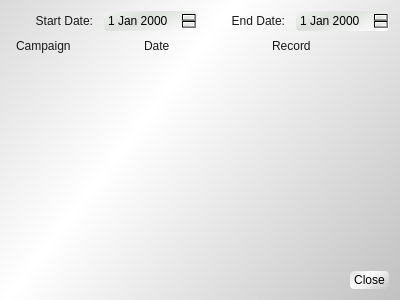
<?xml version="1.0" encoding="UTF-8"?>
<ui version="4.0">
 <class>Dialog</class>
 <widget class="QDialog" name="Dialog">
  <property name="geometry">
   <rect>
    <x>0</x>
    <y>0</y>
    <width>400</width>
    <height>300</height>
   </rect>
  </property>
  <property name="windowTitle">
   <string>Dialog</string>
  </property>
  <property name="styleSheet">
   <string notr="true">QWidget {
	background-color: rgba(0, 0, 0, 0);
    border-radius: 4px;
    padding: 2px;
	font: 10pt &quot;Lato&quot;;
}

QWidget#MainWindow, QWidget#Dialog{
     background-color: qlineargradient(spread:reflect, x1:0.262, y1:0.573773, x2:1, y2:1, stop:0 rgb(255, 255, 255), stop:1 rgb(193, 193, 193));
}

QLabel {
	background-color: qlineargradient(spread:reflect, x1:0.607246, y1:0.346, x2:0.623037, y2:1, stop:0 rgba(8, 120, 0, 0), stop:1 rgba(15, 76, 0, 0));
	font: 12pt &quot;Lato&quot;;
    color: rgb(24, 24, 24);
}

QMenuBar {
    border-radius: 1px;
	background-color: qlineargradient(spread:reflect, x1:0.607246, y1:0.346, x2:0.623037, y2:1, stop:0 rgba(8, 120, 0, 255), stop:1 rgba(15, 76, 0, 255));
    color: rgb(240, 240, 240);
}

QStatusBar {
    border-radius: 1px;
	background-color: qlineargradient(spread:reflect, x1:0.607246, y1:0.346, x2:0.623037, y2:1, stop:0 rgba(8, 120, 0, 255), stop:1 rgba(15, 76, 0, 255));
    color: rgb(240, 240, 240);
}

QFrame[frameShape=&quot;4&quot;], QFrame[frameShape=&quot;5&quot;]{
	background-color: rgba(8, 120, 0, 255);
}

QPushButton{
     background-color: qlineargradient(spread:reflect, x1:0.262, y1:0.573773, x2:1, y2:1, stop:0 rgba(255, 255, 255, 255), stop:1 rgba(193, 193, 193, 120));
    padding-left: 4px;
    padding-right: 4px;
}

QPushButton:hover{
     background-color: qlineargradient(spread:reflect, x1:0.262, y1:0.573773, x2:1, y2:1, stop:0 rgba(255, 255, 255, 255), stop:1 rgba(220, 223, 220, 120));
}

QPushButton:pressed{
     background-color: qlineargradient(spread:reflect, x2:0.262, y2:0.573773, x1:1, y1:1, stop:0 rgba(255, 255, 255, 255), stop:1 rgba(220, 223, 220, 120));
}

QDateEdit{
     background-color: qlineargradient(spread:reflect, x2:0.262, y2:0.573773, x1:1, y1:1, stop:0 rgba(255, 255, 255, 255), stop:1 rgba(220, 223, 220, 250));
}

QDateEdit:hover{
      background-color: qlineargradient(spread:reflect, x1:0.262, y1:0.573773, x2:1, y2:1, stop:0 rgba(255, 255, 255, 255), stop:1 rgba(220, 223, 220, 120));
}

QTableWidget{
    color: rgba(0, 0, 0, 0);
    background-color: rgba(0, 0, 0, 0);
    alternate-background-color: rgba(0,0,0,20);
}

QTableView{
    color: rgba(0, 0, 0, 0);
    background-color: rgba(0, 0, 0, 0);
    alternate-background-color: rgba(0,0,0,20);
}

QHeaderView::section{
    border-radius: 4px solid black;
	font: 10pt &quot;Lato&quot;;
    min-width: 180; 
    min-height: 32;
}

QHeaderView {
    border-radius: 4px solid black;
    min-height: 16;
}

QTableCornerButton::section  {
	background-color: rgba(0, 0, 0, 0);
}</string>
  </property>
  <layout class="QVBoxLayout" name="verticalLayout" stretch="0,1,0">
   <item>
    <layout class="QHBoxLayout" name="horizontalLayout_4">
     <item>
      <widget class="QLabel" name="startDateLabel">
       <property name="layoutDirection">
        <enum>Qt::LeftToRight</enum>
       </property>
       <property name="text">
        <string>Start Date:</string>
       </property>
       <property name="alignment">
        <set>Qt::AlignRight|Qt::AlignTrailing|Qt::AlignVCenter</set>
       </property>
      </widget>
     </item>
     <item>
      <widget class="QDateEdit" name="startDate">
       <property name="toolTip">
        <string>&lt;html&gt;&lt;head/&gt;&lt;body&gt;&lt;p&gt;Select earliest date to display&lt;/p&gt;&lt;/body&gt;&lt;/html&gt;</string>
       </property>
      </widget>
     </item>
     <item>
      <widget class="QLabel" name="endDateLabel">
       <property name="text">
        <string>End Date:</string>
       </property>
       <property name="alignment">
        <set>Qt::AlignRight|Qt::AlignTrailing|Qt::AlignVCenter</set>
       </property>
      </widget>
     </item>
     <item>
      <widget class="QDateEdit" name="endDate">
       <property name="toolTip">
        <string>&lt;html&gt;&lt;head/&gt;&lt;body&gt;&lt;p&gt;Enter latest date to display&lt;/p&gt;&lt;/body&gt;&lt;/html&gt;</string>
       </property>
      </widget>
     </item>
    </layout>
   </item>
   <item>
    <layout class="QHBoxLayout" name="horizontalLayout_3">
     <item>
      <layout class="QVBoxLayout" name="campaignCol">
       <item>
        <widget class="QLabel" name="campaignListLabel">
         <property name="text">
          <string>Campaign</string>
         </property>
        </widget>
       </item>
       <item>
        <widget class="Line" name="campaignULine">
         <property name="orientation">
          <enum>Qt::Horizontal</enum>
         </property>
        </widget>
       </item>
       <item>
        <widget class="QListView" name="campaignList"/>
       </item>
      </layout>
     </item>
     <item>
      <layout class="QVBoxLayout" name="dateCol">
       <item>
        <widget class="QLabel" name="dateListLabel">
         <property name="text">
          <string>Date</string>
         </property>
        </widget>
       </item>
       <item>
        <widget class="Line" name="dateULine">
         <property name="orientation">
          <enum>Qt::Horizontal</enum>
         </property>
        </widget>
       </item>
       <item>
        <widget class="QListView" name="dateList"/>
       </item>
      </layout>
     </item>
     <item>
      <layout class="QVBoxLayout" name="recordCol">
       <item>
        <widget class="QLabel" name="recordListLabel">
         <property name="text">
          <string>Record</string>
         </property>
        </widget>
       </item>
       <item>
        <widget class="Line" name="recordULine">
         <property name="orientation">
          <enum>Qt::Horizontal</enum>
         </property>
        </widget>
       </item>
       <item>
        <widget class="QListView" name="recordList"/>
       </item>
      </layout>
     </item>
    </layout>
   </item>
   <item>
    <widget class="QDialogButtonBox" name="buttonBox">
     <property name="orientation">
      <enum>Qt::Horizontal</enum>
     </property>
     <property name="standardButtons">
      <set>QDialogButtonBox::Close</set>
     </property>
    </widget>
   </item>
  </layout>
 </widget>
 <resources/>
 <connections>
  <connection>
   <sender>buttonBox</sender>
   <signal>accepted()</signal>
   <receiver>Dialog</receiver>
   <slot>accept()</slot>
   <hints>
    <hint type="sourcelabel">
     <x>248</x>
     <y>254</y>
    </hint>
    <hint type="destinationlabel">
     <x>157</x>
     <y>274</y>
    </hint>
   </hints>
  </connection>
  <connection>
   <sender>buttonBox</sender>
   <signal>rejected()</signal>
   <receiver>Dialog</receiver>
   <slot>reject()</slot>
   <hints>
    <hint type="sourcelabel">
     <x>316</x>
     <y>260</y>
    </hint>
    <hint type="destinationlabel">
     <x>286</x>
     <y>274</y>
    </hint>
   </hints>
  </connection>
 </connections>
</ui>
